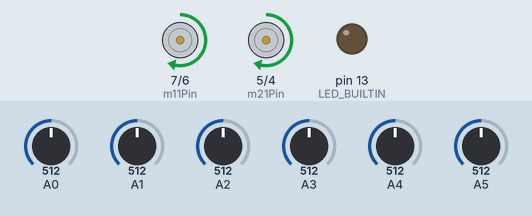
This sketch was run on a simulated Arduino Uno, built with avr-gcc and run on an emulated ATmega328P. Shown: motor-driver pin pairs drawn as motors (green arrow = first pin HIGH = forward, orange = second pin HIGH = backward, longer = more drive, scaled by the enable pin), output pins drawn as LEDs (lit = HIGH). Inputs (shaded band) come from the test bench; at power-on: A0 = 512, A4 = 512, A5 = 512, A3 = 512, A2 = 512, A1 = 512. What the sketch prints to the serial monitor is not drawn.

Above: at 12.2 s.
12.3 s: A0 set to 522
At 15.27 s:
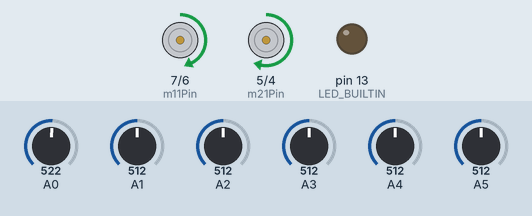
15.3 s: A4 set to 92
18.3 s: A4 set to 80
At 19.3 s:
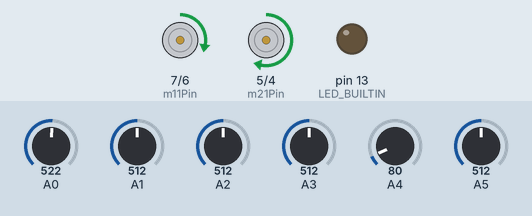
21.3 s: A5 set to 30
24.3 s: A3 set to 306
At 24.71 s:
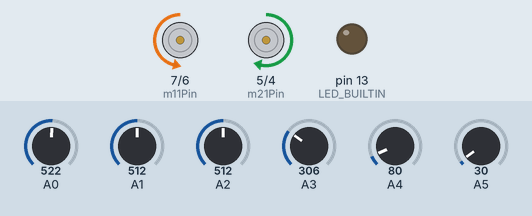
27.3 s: A2 set to 30
At 28.6 s:
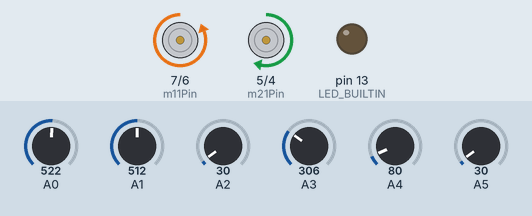
Timing chart, 0 to 30.3 s (numbered marks = the images above; inputs shaded):
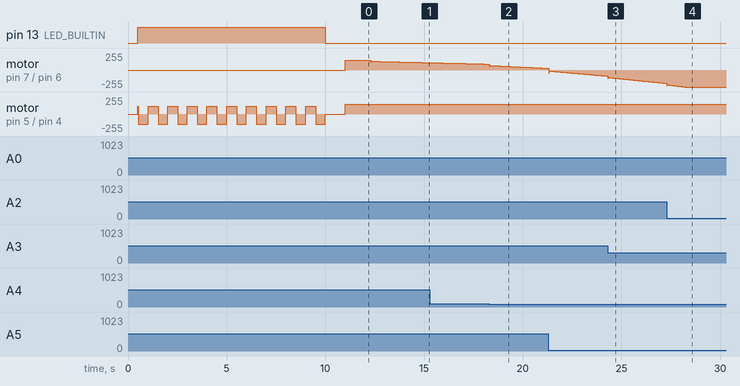

Measured:
- the behaviour switches between 512 and 513 on A0 (found by bisection; images 0 and 1)
- the behaviour switches between 87 and 86 on A4 (found by bisection; images 1 and 2)

The sketch:

main.ino
```cpp
#include <QTRSensors.h>
const int m11Pin = 7;
const int m12Pin = 6;
const int m21Pin = 5;
const int m22Pin = 4;
const int m1Enable = 11;
const int m2Enable = 10;

int m1Speed = 0;
int m2Speed = 0;

// increase kp’s value and see what happens
float kp = 20;
float ki = 0.1;
float kd = 15;

int p = 0;
int i = 0;
int d = 0;

int error = 0;
int lastError = 0;
unsigned long previousTime = 0;

const int maxSpeed = 255;
const int minSpeed = -255;

const int baseSpeed = 150;

unsigned long last = millis();
const int INTERVAL_MS = 1000;

enum Direction
{
    LEFT,
    RIGHT
};

Direction dir = LEFT;

QTRSensors qtr;

const uint8_t SensorCount = 6;
uint16_t sensorValues[SensorCount];

void setup()
{
    // pinMode setup
    pinMode(m11Pin, OUTPUT);
    pinMode(m12Pin, OUTPUT);
    pinMode(m21Pin, OUTPUT);
    pinMode(m22Pin, OUTPUT);
    pinMode(m1Enable, OUTPUT);
    pinMode(m2Enable, OUTPUT);

    // configure the sensors
    qtr.setTypeAnalog();
    qtr.setSensorPins((const uint8_t[]){A0, A1, A2, A3, A4, A5}, SensorCount);
    qtr.setEmitterPin(2);

    delay(500);
    pinMode(LED_BUILTIN, OUTPUT);
    digitalWrite(LED_BUILTIN, HIGH); // turn on Arduino's LED to indicate we are in calibration mode

    // analogRead() takes about 0.1 ms on an AVR.
    // 0.1 ms per sensor * 4 samples per sensor read (default) * 6 sensors
    // * 10 reads per calibrate() call = ~24 ms per calibrate() call.
    // Call calibrate() 400 times to make calibration take about 10 seconds.
    calibrate();
    digitalWrite(LED_BUILTIN, LOW); // turn off Arduino's LED to indicate we are through with calibration

    // print the calibration minimum values measured when emitters were on
    Serial.begin(9600);
    // for (uint8_t i = 0; i < SensorCount; i++)
    // {
    //     Serial.print(qtr.calibrationOn.minimum[i]);
    //     Serial.print(' ');
    // }
    // Serial.println();

    // // print the calibration maximum values measured when emitters were on
    // for (uint8_t i = 0; i < SensorCount; i++)
    // {
    //     Serial.print(qtr.calibrationOn.maximum[i]);
    //     Serial.print(' ');
    // }
    // Serial.println();
    // Serial.println();
    delay(1000);
}

void loop()
{
    // read calibrated sensor values and obtain a measure of the line position
    // from 0 to 5000 (for a white line, use readLineWhite() instead)
    uint16_t position = qtr.readLineBlack(sensorValues);

    // print the sensor values as numbers from 0 to 1000, where 0 means maximum
    // reflectance and 1000 means minimum reflectance, followed by the line
    // position
    // for (uint8_t i = 0; i < SensorCount; i++)
    // {
    //     Serial.print(sensorValues[i]);
    //     Serial.print('\t');
    // }
    // Serial.println(position);

    int error = map(position, 0, 5000, -10, 10);

    PID(error);

    // delay(250);
}

void PID(int error)
{
    p = error;
    i = i + error;
    d = error - lastError;
    lastError = error;

    int motorspeed = kp * p + ki * i + kd * d;
    Serial.println(motorspeed);

    m1Speed = baseSpeed;
    m2Speed = baseSpeed;

    if (error < 0)
    {
        m1Speed += motorspeed;
    }
    else if (error > 0)
    {
        m2Speed -= motorspeed;
    }

    m1Speed = constrain(m1Speed, -255, maxSpeed);
    m2Speed = constrain(m2Speed, -255, maxSpeed);

    setMotorSpeed(m1Speed, m2Speed);
    Serial.print(m1Speed);
    Serial.print("\t");
    Serial.println(m2Speed);
}

void setMotorSpeed(int motor1Speed, int motor2Speed)
{
    // remove comment if any of the motors are going in reverse
    //  motor1Speed = -motor1Speed;
    //  motor2Speed = -motor2Speed;
    if (motor1Speed == 0)
    {
        digitalWrite(m11Pin, LOW);
        digitalWrite(m12Pin, LOW);
        analogWrite(m1Enable, motor1Speed);
    }
    else
    {
        if (motor1Speed > 0)
        {
            digitalWrite(m11Pin, HIGH);
            digitalWrite(m12Pin, LOW);
            analogWrite(m1Enable, motor1Speed);
        }
        if (motor1Speed < 0)
        {
            digitalWrite(m11Pin, LOW);
            digitalWrite(m12Pin, HIGH);
            analogWrite(m1Enable, -motor1Speed);
        }
    }
    if (motor2Speed == 0)
    {
        digitalWrite(m21Pin, LOW);
        digitalWrite(m22Pin, LOW);
        analogWrite(m2Enable, motor2Speed);
    }
    else
    {
        if (motor2Speed > 0)
        {
            digitalWrite(m21Pin, HIGH);
            digitalWrite(m22Pin, LOW);
            analogWrite(m2Enable, motor2Speed);
        }
        if (motor2Speed < 0)
        {
            digitalWrite(m21Pin, LOW);
            digitalWrite(m22Pin, HIGH);
            analogWrite(m2Enable, -motor2Speed);
        }
    }
}

void calibrate()
{
    int negVal = -150;
    int posVal = 120;

    if (dir == LEFT)
    {
        setMotorSpeed(0, posVal);
    }
    else
    {
        setMotorSpeed(0, negVal);
    }

    int crtWindowIdx = 1;
    while (millis() < 10000)
    {
        if (millis() > crtWindowIdx * 500)
        {
            dir = dir == LEFT ? RIGHT : LEFT;
            crtWindowIdx++;

            if (dir == LEFT)
            {
                setMotorSpeed(0, posVal);
            }
            else
            {
                setMotorSpeed(0, negVal);
            }
        }

        qtr.calibrate();
    }

    setMotorSpeed(0, 0);
}
```
